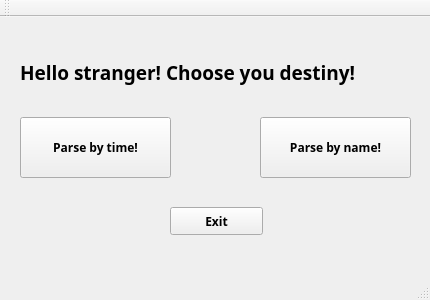
<?xml version="1.0" encoding="UTF-8"?>
<ui version="4.0">
 <class>parseQtClass</class>
 <widget class="QMainWindow" name="parseQtClass">
  <property name="geometry">
   <rect>
    <x>0</x>
    <y>0</y>
    <width>430</width>
    <height>300</height>
   </rect>
  </property>
  <property name="minimumSize">
   <size>
    <width>430</width>
    <height>300</height>
   </size>
  </property>
  <property name="maximumSize">
   <size>
    <width>430</width>
    <height>300</height>
   </size>
  </property>
  <property name="windowTitle">
   <string>parseQt</string>
  </property>
  <widget class="QWidget" name="centralWidget">
   <widget class="QLabel" name="label">
    <property name="geometry">
     <rect>
      <x>20</x>
      <y>0</y>
      <width>401</width>
      <height>111</height>
     </rect>
    </property>
    <property name="font">
     <font>
      <family>Tempus Sans ITC</family>
      <pointsize>14</pointsize>
      <weight>75</weight>
      <bold>true</bold>
     </font>
    </property>
    <property name="text">
     <string>Hello stranger! Choose you destiny!</string>
    </property>
   </widget>
   <widget class="QPushButton" name="exitButton">
    <property name="geometry">
     <rect>
      <x>170</x>
      <y>190</y>
      <width>93</width>
      <height>28</height>
     </rect>
    </property>
    <property name="font">
     <font>
      <family>Tempus Sans ITC</family>
      <weight>75</weight>
      <bold>true</bold>
     </font>
    </property>
    <property name="text">
     <string>Exit</string>
    </property>
   </widget>
   <widget class="QPushButton" name="timeButton">
    <property name="geometry">
     <rect>
      <x>20</x>
      <y>100</y>
      <width>151</width>
      <height>61</height>
     </rect>
    </property>
    <property name="font">
     <font>
      <family>Tempus Sans ITC</family>
      <weight>75</weight>
      <bold>true</bold>
     </font>
    </property>
    <property name="text">
     <string>Parse by time!</string>
    </property>
   </widget>
   <widget class="QPushButton" name="nameButton">
    <property name="geometry">
     <rect>
      <x>260</x>
      <y>100</y>
      <width>151</width>
      <height>61</height>
     </rect>
    </property>
    <property name="font">
     <font>
      <family>Tempus Sans ITC</family>
      <weight>75</weight>
      <bold>true</bold>
     </font>
    </property>
    <property name="text">
     <string>Parse by name!</string>
    </property>
   </widget>
  </widget>
  <widget class="QMenuBar" name="menuBar">
   <property name="geometry">
    <rect>
     <x>0</x>
     <y>0</y>
     <width>430</width>
     <height>26</height>
    </rect>
   </property>
  </widget>
  <widget class="QToolBar" name="mainToolBar">
   <attribute name="toolBarArea">
    <enum>TopToolBarArea</enum>
   </attribute>
   <attribute name="toolBarBreak">
    <bool>false</bool>
   </attribute>
  </widget>
  <widget class="QStatusBar" name="statusBar"/>
 </widget>
 <layoutdefault spacing="6" margin="11"/>
 <resources>
  <include location="parseQt.qrc"/>
 </resources>
 <connections>
  <connection>
   <sender>exitButton</sender>
   <signal>clicked()</signal>
   <receiver>parseQtClass</receiver>
   <slot>close()</slot>
   <hints>
    <hint type="sourcelabel">
     <x>66</x>
     <y>353</y>
    </hint>
    <hint type="destinationlabel">
     <x>299</x>
     <y>199</y>
    </hint>
   </hints>
  </connection>
  <connection>
   <sender>timeButton</sender>
   <signal>clicked()</signal>
   <receiver>parseQtClass</receiver>
   <slot>hide()</slot>
   <hints>
    <hint type="sourcelabel">
     <x>95</x>
     <y>170</y>
    </hint>
    <hint type="destinationlabel">
     <x>214</x>
     <y>149</y>
    </hint>
   </hints>
  </connection>
  <connection>
   <sender>nameButton</sender>
   <signal>clicked()</signal>
   <receiver>parseQtClass</receiver>
   <slot>hide()</slot>
   <hints>
    <hint type="sourcelabel">
     <x>335</x>
     <y>170</y>
    </hint>
    <hint type="destinationlabel">
     <x>214</x>
     <y>149</y>
    </hint>
   </hints>
  </connection>
 </connections>
</ui>
